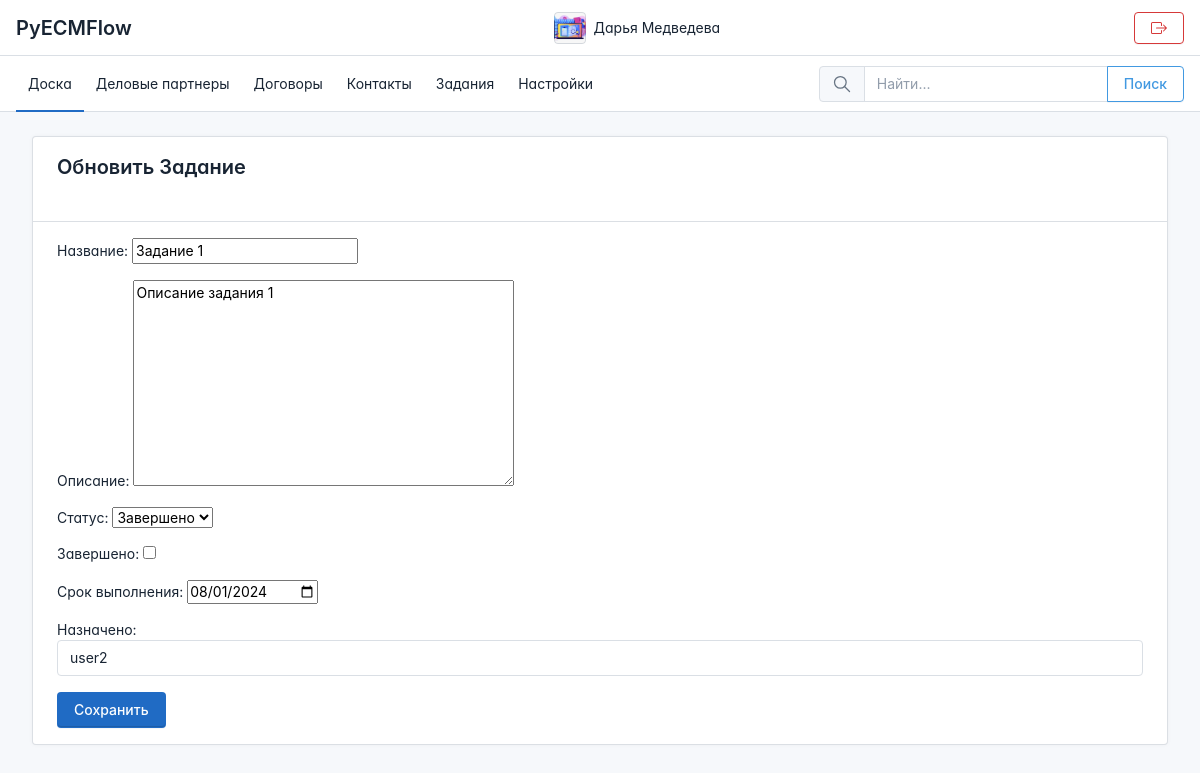
Page /tasks/2/update/ (signed in) on the committed database.
### apps/accounts/models.py (models this page shows, shortened)
class UserProfile(models.Model):
    user = models.OneToOneField(User, on_delete=models.CASCADE, related_name='profile',
                                verbose_name='Пользователь')
    email_address = models.EmailField(blank=True,
                                      verbose_name='Наименование')
    bio = models.TextField(blank=True, null=True,
                           verbose_name='О себе')
    phone_number = models.CharField(max_length=20, blank=True, null=True, verbose_name='Телефон')
    profile_picture = models.ImageField(upload_to='user_images', null=True, blank=True,
                                        verbose_name='Фото профиля')

### apps/tasks/models.py (models this page shows, shortened)
class Task(models.Model):
    TASK_STATUS_CHOICES = [
        ('Выполнить', 'Выполнить'),
        ('В процессе', 'В процессе'),
        ('Завершено', 'Завершено'),
        ('Отменено', 'Отменено'),
    ]
    title = models.CharField(max_length=100, default='Новое задание', verbose_name='Название')
    description = models.TextField(verbose_name='Описание')
    status = models.CharField(max_length=20, choices=TASK_STATUS_CHOICES, default='todo',
                              verbose_name='Статус')
    completed = models.BooleanField(default=False, verbose_name='Завершено')
    due_date = models.DateField(default=date.today, verbose_name='Срок выполнения')
    created_at = models.DateTimeField(auto_now_add=True, verbose_name='Дата создания')
    assigned_to = models.ForeignKey(User, on_delete=models.CASCADE, related_name='tasks',
                                    null=True, blank=True, verbose_name='Назначено')

### apps/tasks/views.py (the view)
# urls.py: path('tasks/<int:task_id>/update/', views.task_update, name='task_update'),
@login_required
def task_update(request, task_id):
    task = get_object_or_404(Task, pk=task_id)
    if request.method == 'POST':
        form = TaskForm(request.POST, instance=task)
        if form.is_valid():
            task = form.save(commit=False)
            task.due_date = form.cleaned_data['due_date']
            task.save()
            show_all = str(request.session.get('show_all', False)).lower()
            return HttpResponseRedirect(reverse('tasks:task_list') + f'?show_all={show_all}')
    else:
        form = TaskForm(instance=task)
    return render(request, 'apps/tasks/task_form.html', {'form': form, 'task': task})

### apps/tasks/forms.py
class TaskForm(forms.ModelForm):
    due_date = forms.DateField(
        input_formats=['%Y-%m-%d'],
        widget=forms.DateInput(
            format='%Y-%m-%d',
            attrs={'type': 'date'}
        ),
        label='Срок выполнения'
    )
    class Meta:
        model = Task
        fields = ['title', 'description', 'status', 'completed', 'due_date', 'assigned_to',]
        widgets = {
            'assigned_to': forms.Select(attrs={'class': 'form-control'}),
        }

### templates/apps/tasks/task_form.html (shortened to what this page needs)
{% extends 'base.html' %}
{% block content %}
      <div class="container">
        <div class="row">
          <div class="col-lg-12">
            <div class="card">
              <div class="card-header">
                <h2 class="mb-4">{% if form.instance.pk %}Обновить{% else %}Создать{% endif %} Задание </h2>
              </div>
              <div class="card-body">
                <form method="post">
                  {{ form.as_p }}
                  <button type="submit" class="btn btn-primary">Сохранить</button>
                </form>
              </div>
            </div>
          </div>
        </div>
      </div>
{% endblock %}

### templates/navigation.html (shortened to what this page needs)
<header class="navbar navbar-expand-md d-print-none" >
    <div class="container-xl">
        <h1 class="navbar-brand navbar-brand-autodark d-none-navbar-horizontal pe-0 pe-md-3" width="110" height="32">
            <a href="{% url 'dashboard:dashboard' %}">PyECMFlow</a>
        </h1>
        <div class="navbar-nav flex-row order-md-last">
            <div class="d-none d-md-flex">
                <div class="nav-item">
                    <a href="{% url 'accounts:profile' %}" class="nav-link d-flex lh-1 text-reset p-0" >
                        <span class="avatar avatar-sm" style="background-image: url({% if user.profile.profile_picture %}{{ user.profile.profile_picture.url }}{% else %}https://via.placeholder.com/150{% endif %})"></span>
                        <div class="d-none d-xl-block ps-2">
                            <div>{{ user.first_name }} {{ user.last_name }}</div>
                        </div>
                    </a>
                </div>
            </div>
        </div>
        <div class="navbar-nav flex-row order-md-last">
            <div class="d-none d-md-flex">
                <div class="nav-item">
                    <div class="d-none d-xl-block ps-2">
                        <a href="{% url 'accounts:login' %}" class="nav-link d-flex lh-1 text-reset p-0" >
                            <button type="button" class="btn btn-outline-danger"></button>
                        </a>
                    </div>
                </div>
            </div>
        </div>
    </div>
</header>
<header class="navbar-expand-md">
    <div class="collapse navbar-collapse" id="navbar-menu">
        <div class="navbar">
            <div class="container-xl">
                <ul class="navbar-nav">
                    <li class="nav-item active">
                        <a class="nav-link" href="{% url 'dashboard:dashboard' %}" >
                            <span class="nav-link-title ">Доска</span>
                        </a>
                    </li>
                    <li class="nav-item">
                        <a class="nav-link" href="{% url 'business_partner:businesspartner_list' %}">
                            <span class="nav-link-title">Деловые партнеры</span>
                        </a>
                    </li>
                    <li class="nav-item">
                        <a class="nav-link" href="{% url 'contracts:contracts_list' %}" >
                            <span class="nav-link-title">Договоры</span>
                        </a>
                    </li>
                    <li class="nav-item">
                        <a class="nav-link" href="{% url 'contact:contact_list' %}" >
                            <span class="nav-link-title">Контакты</span>
                        </a>
                    </li>
                    <li class="nav-item">
                        <a class="nav-link" href="{% url 'tasks:task_list' %}" >
                            <span class="nav-link-title">Задания</span>
                        </a>
                    </li>
                    {% if request.user.is_staff %}
                    <li class="nav-item">
                        <a class="nav-link" href="{% url 'admin:index' %}" >
                            <span class="nav-link-title">Настройки</span>
                        </a>
                    </li>
                    {% endif %}
                </ul>
            <div class="my-2 my-md-0 flex-grow-1 flex-md-grow-0 order-first order-md-last">
                <form id="search-form" action="{% url 'search:search' %}" method="get" autocomplete="off" novalidate>
                    <div class="input-group">
                        <span class="input-group-text">
                        </span>
                        <input id="search-input" type="text" name="q" value="" class="form-control" placeholder="Найти..." aria-label="Search the website">
                        <button class="btn btn-outline-info" type="submit">Поиск</button>
                    </div>
                </form>
            </div>
            </div>
        </div>
    </div>
</header>

### templates/base.html (style rules this page uses)
:root { --tblr-font-sans-serif: 'Inter Var', -apple-system, BlinkMacSystemFont, San Francisco, Segoe UI, Roboto, Helvetica Neue, sans-serif; }
body { font-feature-settings: "cv03", "cv04", "cv11"; }

### rows in the picture
Task: title "Задание 1", description "Описание задания 1", status "Завершено", due_date "08/01/2024", assigned_to "user2"

### other values in the picture
{{ user.first_name }} "Дарья"
{{ user.last_name }} "Медведева"
